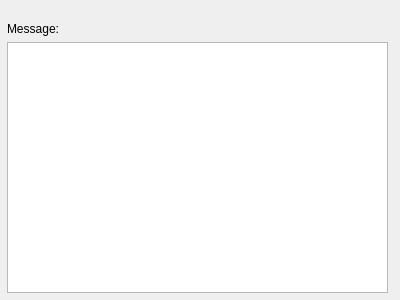
<?xml version="1.0" encoding="UTF-8"?>
<ui version="4.0">
 <class>Recieve_Message</class>
 <widget class="QDialog" name="Recieve_Message">
  <property name="geometry">
   <rect>
    <x>0</x>
    <y>0</y>
    <width>400</width>
    <height>300</height>
   </rect>
  </property>
  <property name="windowTitle">
   <string>Recieve Message</string>
  </property>
  <widget class="QWidget" name="layoutWidget">
   <property name="geometry">
    <rect>
     <x>7</x>
     <y>22</y>
     <width>381</width>
     <height>271</height>
    </rect>
   </property>
   <layout class="QGridLayout" name="gridLayout">
    <item row="1" column="0">
     <widget class="QTextBrowser" name="textBrowser"/>
    </item>
    <item row="0" column="0">
     <widget class="QLabel" name="label">
      <property name="text">
       <string>Message:</string>
      </property>
     </widget>
    </item>
   </layout>
  </widget>
 </widget>
 <resources/>
 <connections/>
</ui>
